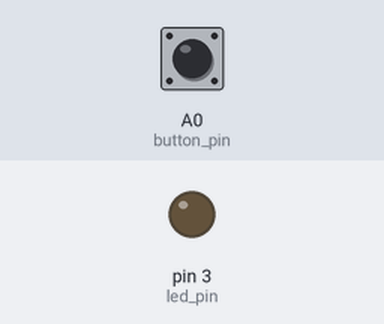
The sketch below on a simulated Arduino Uno, built with avr-gcc and run on an emulated ATmega328P. Parts: output pins drawn as LEDs (lit = HIGH). The test bench sets the inputs (shaded band); at power-on: A0 (button_pin) LOW.

Above: at 1.2 s.
1.3 s: A0 (button_pin) pulled HIGH for 0.15 s
At 2.5 s:
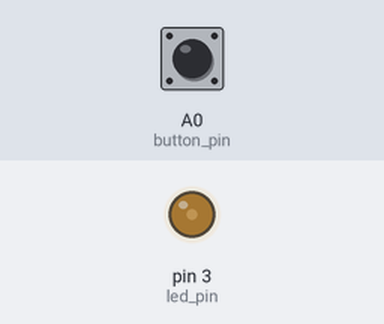
2.9 s: A0 (button_pin) pulled HIGH for 1 s
At 3.7 s:
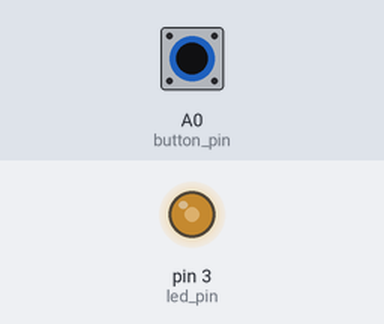
5.4 s: A0 (button_pin) pulled HIGH for 0.15 s
At 6.8 s:
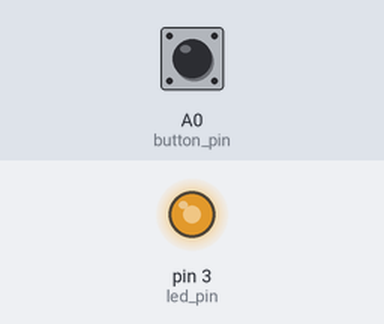
Timing chart, 0 to 8.4 s (numbered marks = the images above; inputs shaded):
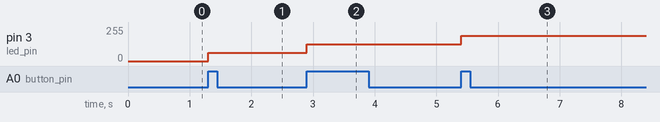

Measured:
- after the input at 1.3 s, pin 3 (led_pin): 0/255 → 63/255 at once
- after the input at 2.9 s, pin 3 (led_pin): 63/255 → 126/255 at once
- after the input at 5.4 s, pin 3 (led_pin): 126/255 → 189/255 at once

The sketch:

button_led.ino
```cpp
// (licence header left out)
int led_pin = 3;
int button_pin = A0;

void setup()
{
        pinMode(led_pin, OUTPUT);
        pinMode(button_pin, INPUT);
}

bool last_button = false;
int led_state = 0;

void loop()
{
        bool button = digitalRead(button_pin);
        if (last_button != button)
        {
                if (button) {
                        led_state = (led_state + 1) % 4;
                        analogWrite(led_pin, led_state * 0x3f);
                }
                delay(100);
        }
        last_button = button;
}
```
